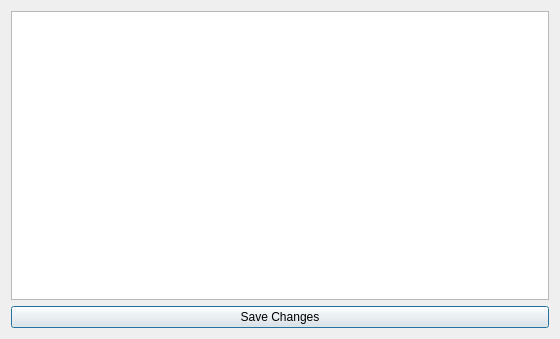
<?xml version="1.0" encoding="UTF-8"?>
<ui version="4.0">
 <class>ComplexDialog</class>
 <widget class="QDialog" name="ComplexDialog">
  <property name="geometry">
   <rect>
    <x>0</x>
    <y>0</y>
    <width>560</width>
    <height>339</height>
   </rect>
  </property>
  <property name="windowTitle">
   <string>Dialog</string>
  </property>
  <layout class="QVBoxLayout" name="verticalLayout">
   <item>
    <widget class="QTableWidget" name="tableWidget"/>
   </item>
   <item>
    <widget class="QPushButton" name="pushButton">
     <property name="text">
      <string>Save Changes</string>
     </property>
    </widget>
   </item>
  </layout>
 </widget>
 <resources/>
 <connections/>
</ui>
